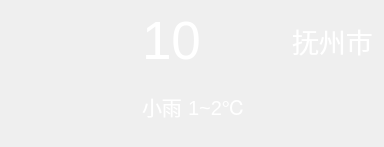
      <widget class="QWidget" name="widget02" native="true">
       <property name="maximumSize">
        <size>
         <width>16777215</width>
         <height>16777215</height>
        </size>
       </property>
       <layout class="QHBoxLayout" name="horizontalLayout_8">
        <item>
         <layout class="QHBoxLayout" name="horizontalLayout_5">
          <item>
           <widget class="QLabel" name="labelWeatherIcon">
            <property name="minimumSize">
             <size>
              <width>125</width>
              <height>125</height>
             </size>
            </property>
            <property name="maximumSize">
             <size>
              <width>125</width>
              <height>125</height>
             </size>
            </property>
            <property name="text">
             <string/>
            </property>
            <property name="pixmap">
             <pixmap resource="res.qrc">:/images/images/weather-0/小雨.png</pixmap>
            </property>
            <property name="scaledContents">
             <bool>true</bool>
            </property>
           </widget>
          </item>
          <item>
           <layout class="QGridLayout" name="gridLayout_2">
            <item row="0" column="3">
             <widget class="QLabel" name="labelCity">
              <property name="palette">
               <palette>
                <active>
                 <colorrole role="WindowText">
                  <brush brushstyle="SolidPattern">
                   <color alpha="255">
                    <red>255</red>
                    <green>255</green>
                    <blue>255</blue>
                   </color>
                  </brush>
                 </colorrole>
                 <colorrole role="Button">
                  <brush brushstyle="SolidPattern">
                   <color alpha="255">
                    <red>0</red>
                    <green>0</green>
                    <blue>0</blue>
                   </color>
                  </brush>
                 </colorrole>
                 <colorrole role="Base">
                  <brush brushstyle="SolidPattern">
                   <color alpha="255">
                    <red>0</red>
                    <green>0</green>
                    <blue>0</blue>
                   </color>
                  </brush>
                 </colorrole>
                 <colorrole role="Window">
                  <brush brushstyle="SolidPattern">
                   <color alpha="255">
                    <red>0</red>
                    <green>0</green>
                    <blue>0</blue>
                   </color>
                  </brush>
                 </colorrole>
                </active>
                <inactive>
                 <colorrole role="WindowText">
                  <brush brushstyle="SolidPattern">
                   <color alpha="255">
                    <red>255</red>
                    <green>255</green>
                    <blue>255</blue>
                   </color>
                  </brush>
                 </colorrole>
                 <colorrole role="Button">
                  <brush brushstyle="SolidPattern">
                   <color alpha="255">
                    <red>0</red>
                    <green>0</green>
                    <blue>0</blue>
                   </color>
                  </brush>
                 </colorrole>
                 <colorrole role="Base">
                  <brush brushstyle="SolidPattern">
                   <color alpha="255">
                    <red>0</red>
                    <green>0</green>
                    <blue>0</blue>
                   </color>
                  </brush>
                 </colorrole>
                 <colorrole role="Window">
                  <brush brushstyle="SolidPattern">
                   <color alpha="255">
                    <red>0</red>
                    <green>0</green>
                    <blue>0</blue>
                   </color>
                  </brush>
                 </colorrole>
                </inactive>
                <disabled>
                 <colorrole role="Button">
                  <brush brushstyle="SolidPattern">
                   <color alpha="255">
                    <red>0</red>
                    <green>0</green>
                    <blue>0</blue>
                   </color>
                  </brush>
                 </colorrole>
                 <colorrole role="Base">
                  <brush brushstyle="SolidPattern">
                   <color alpha="255">
                    <red>0</red>
                    <green>0</green>
                    <blue>0</blue>
                   </color>
                  </brush>
                 </colorrole>
                 <colorrole role="Window">
                  <brush brushstyle="SolidPattern">
                   <color alpha="255">
                    <red>0</red>
                    <green>0</green>
                    <blue>0</blue>
                   </color>
                  </brush>
                 </colorrole>
                </disabled>
               </palette>
              </property>
              <property name="font">
               <font>
                <pointsize>20</pointsize>
               </font>
              </property>
              <property name="text">
               <string>抚州市</string>
              </property>
             </widget>
            </item>
            <item row="1" column="1">
             <widget class="QLabel" name="labelTempRange">
              <property name="palette">
               <palette>
                <active>
                 <colorrole role="WindowText">
                  <brush brushstyle="SolidPattern">
                   <color alpha="255">
                    <red>255</red>
                    <green>255</green>
                    <blue>255</blue>
                   </color>
                  </brush>
                 </colorrole>
                 <colorrole role="Button">
                  <brush brushstyle="SolidPattern">
                   <color alpha="255">
                    <red>0</red>
                    <green>0</green>
                    <blue>0</blue>
                   </color>
                  </brush>
                 </colorrole>
                 <colorrole role="Base">
                  <brush brushstyle="SolidPattern">
                   <color alpha="255">
                    <red>0</red>
                    <green>0</green>
                    <blue>0</blue>
                   </color>
                  </brush>
                 </colorrole>
                 <colorrole role="Window">
                  <brush brushstyle="SolidPattern">
                   <color alpha="255">
                    <red>0</red>
                    <green>0</green>
                    <blue>0</blue>
                   </color>
                  </brush>
                 </colorrole>
                </active>
                <inactive>
                 <colorrole role="WindowText">
                  <brush brushstyle="SolidPattern">
                   <color alpha="255">
                    <red>255</red>
                    <green>255</green>
                    <blue>255</blue>
                   </color>
                  </brush>
                 </colorrole>
                 <colorrole role="Button">
                  <brush brushstyle="SolidPattern">
                   <color alpha="255">
                    <red>0</red>
                    <green>0</green>
                    <blue>0</blue>
                   </color>
                  </brush>
                 </colorrole>
                 <colorrole role="Base">
                  <brush brushstyle="SolidPattern">
                   <color alpha="255">
                    <red>0</red>
                    <green>0</green>
                    <blue>0</blue>
                   </color>
                  </brush>
                 </colorrole>
                 <colorrole role="Window">
                  <brush brushstyle="SolidPattern">
                   <color alpha="255">
                    <red>0</red>
                    <green>0</green>
                    <blue>0</blue>
                   </color>
                  </brush>
                 </colorrole>
                </inactive>
                <disabled>
                 <colorrole role="Button">
                  <brush brushstyle="SolidPattern">
                   <color alpha="255">
                    <red>0</red>
                    <green>0</green>
                    <blue>0</blue>
                   </color>
                  </brush>
                 </colorrole>
                 <colorrole role="Base">
                  <brush brushstyle="SolidPattern">
                   <color alpha="255">
                    <red>0</red>
                    <green>0</green>
                    <blue>0</blue>
                   </color>
                  </brush>
                 </colorrole>
                 <colorrole role="Window">
                  <brush brushstyle="SolidPattern">
                   <color alpha="255">
                    <red>0</red>
                    <green>0</green>
                    <blue>0</blue>
                   </color>
                  </brush>
                 </colorrole>
                </disabled>
               </palette>
              </property>
              <property name="font">
               <font>
                <pointsize>15</pointsize>
               </font>
              </property>
              <property name="text">
               <string>1~2℃</string>
              </property>
             </widget>
            </item>
            <item row="1" column="0">
             <widget class="QLabel" name="labelWeatherType">
              <property name="palette">
               <palette>
                <active>
                 <colorrole role="WindowText">
                  <brush brushstyle="SolidPattern">
                   <color alpha="255">
                    <red>255</red>
                    <green>255</green>
                    <blue>255</blue>
                   </color>
                  </brush>
                 </colorrole>
                 <colorrole role="Button">
                  <brush brushstyle="SolidPattern">
                   <color alpha="255">
                    <red>0</red>
                    <green>0</green>
                    <blue>0</blue>
                   </color>
                  </brush>
                 </colorrole>
                 <colorrole role="Base">
                  <brush brushstyle="SolidPattern">
                   <color alpha="255">
                    <red>0</red>
                    <green>0</green>
                    <blue>0</blue>
                   </color>
                  </brush>
                 </colorrole>
                 <colorrole role="Window">
                  <brush brushstyle="SolidPattern">
                   <color alpha="255">
                    <red>0</red>
                    <green>0</green>
                    <blue>0</blue>
                   </color>
                  </brush>
                 </colorrole>
                </active>
                <inactive>
                 <colorrole role="WindowText">
                  <brush brushstyle="SolidPattern">
                   <color alpha="255">
                    <red>255</red>
                    <green>255</green>
                    <blue>255</blue>
                   </color>
                  </brush>
                 </colorrole>
                 <colorrole role="Button">
                  <brush brushstyle="SolidPattern">
                   <color alpha="255">
                    <red>0</red>
                    <green>0</green>
                    <blue>0</blue>
                   </color>
                  </brush>
                 </colorrole>
                 <colorrole role="Base">
                  <brush brushstyle="SolidPattern">
                   <color alpha="255">
                    <red>0</red>
                    <green>0</green>
                    <blue>0</blue>
                   </color>
                  </brush>
                 </colorrole>
                 <colorrole role="Window">
                  <brush brushstyle="SolidPattern">
                   <color alpha="255">
                    <red>0</red>
                    <green>0</green>
                    <blue>0</blue>
                   </color>
                  </brush>
                 </colorrole>
                </inactive>
                <disabled>
                 <colorrole role="Button">
                  <brush brushstyle="SolidPattern">
                   <color alpha="255">
                    <red>0</red>
                    <green>0</green>
                    <blue>0</blue>
                   </color>
                  </brush>
                 </colorrole>
                 <colorrole role="Base">
                  <brush brushstyle="SolidPattern">
                   <color alpha="255">
                    <red>0</red>
                    <green>0</green>
                    <blue>0</blue>
                   </color>
                  </brush>
                 </colorrole>
                 <colorrole role="Window">
                  <brush brushstyle="SolidPattern">
                   <color alpha="255">
                    <red>0</red>
                    <green>0</green>
                    <blue>0</blue>
                   </color>
                  </brush>
                 </colorrole>
                </disabled>
               </palette>
              </property>
              <property name="font">
               <font>
                <family>Microsoft YaHei UI Light</family>
                <pointsize>15</pointsize>
               </font>
              </property>
              <property name="text">
               <string>小雨</string>
              </property>
             </widget>
            </item>
            <item row="0" column="0" colspan="2">
             <widget class="QLabel" name="labelTemp">
              <property name="palette">
               <palette>
                <active>
                 <colorrole role="WindowText">
                  <brush brushstyle="SolidPattern">
                   <color alpha="255">
                    <red>255</red>
                    <green>255</green>
                    <blue>255</blue>
                   </color>
                  </brush>
                 </colorrole>
                 <colorrole role="Button">
                  <brush brushstyle="SolidPattern">
                   <color alpha="255">
                    <red>0</red>
                    <green>0</green>
                    <blue>0</blue>
                   </color>
                  </brush>
                 </colorrole>
                 <colorrole role="Base">
                  <brush brushstyle="SolidPattern">
                   <color alpha="255">
                    <red>0</red>
                    <green>0</green>
                    <blue>0</blue>
                   </color>
                  </brush>
                 </colorrole>
                 <colorrole role="Window">
                  <brush brushstyle="SolidPattern">
                   <color alpha="255">
                    <red>0</red>
                    <green>0</green>
                    <blue>0</blue>
                   </color>
                  </brush>
                 </colorrole>
                </active>
                <inactive>
                 <colorrole role="WindowText">
                  <brush brushstyle="SolidPattern">
                   <color alpha="255">
                    <red>255</red>
                    <green>255</green>
                    <blue>255</blue>
                   </color>
                  </brush>
                 </colorrole>
                 <colorrole role="Button">
                  <brush brushstyle="SolidPattern">
                   <color alpha="255">
                    <red>0</red>
                    <green>0</green>
                    <blue>0</blue>
                   </color>
                  </brush>
                 </colorrole>
                 <colorrole role="Base">
                  <brush brushstyle="SolidPattern">
                   <color alpha="255">
                    <red>0</red>
                    <green>0</green>
                    <blue>0</blue>
                   </color>
                  </brush>
                 </colorrole>
                 <colorrole role="Window">
                  <brush brushstyle="SolidPattern">
                   <color alpha="255">
                    <red>0</red>
                    <green>0</green>
                    <blue>0</blue>
                   </color>
                  </brush>
                 </colorrole>
                </inactive>
                <disabled>
                 <colorrole role="Button">
                  <brush brushstyle="SolidPattern">
                   <color alpha="255">
                    <red>0</red>
                    <green>0</green>
                    <blue>0</blue>
                   </color>
                  </brush>
                 </colorrole>
                 <colorrole role="Base">
                  <brush brushstyle="SolidPattern">
                   <color alpha="255">
                    <red>0</red>
                    <green>0</green>
                    <blue>0</blue>
                   </color>
                  </brush>
                 </colorrole>
                 <colorrole role="Window">
                  <brush brushstyle="SolidPattern">
                   <color alpha="255">
                    <red>0</red>
                    <green>0</green>
                    <blue>0</blue>
                   </color>
                  </brush>
                 </colorrole>
                </disabled>
               </palette>
              </property>
              <property name="font">
               <font>
                <family>Arial</family>
                <pointsize>40</pointsize>
               </font>
              </property>
              <property name="text">
               <string>10</string>
              </property>
             </widget>
            </item>
            <item row="1" column="2">
             <spacer name="horizontalSpacer">
              <property name="orientation">
               <enum>Qt::Orientation::Horizontal</enum>
              </property>
              <property name="sizeHint" stdset="0">
               <size>
                <width>40</width>
                <height>20</height>
               </size>
              </property>
             </spacer>
            </item>
           </layout>
          </item>
         </layout>
        </item>
       </layout>
      </widget>
